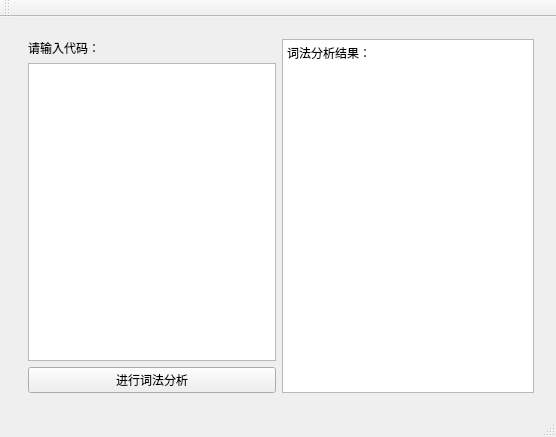
<?xml version="1.0" encoding="UTF-8"?>
<ui version="4.0">
 <class>MainWindow</class>
 <widget class="QMainWindow" name="MainWindow">
  <property name="geometry">
   <rect>
    <x>0</x>
    <y>0</y>
    <width>556</width>
    <height>437</height>
   </rect>
  </property>
  <property name="windowTitle">
   <string>MainWindow</string>
  </property>
  <widget class="QWidget" name="centralWidget">
   <layout class="QHBoxLayout" name="horizontalLayout_3">
    <item>
     <widget class="QWidget" name="widget" native="true">
      <layout class="QHBoxLayout" name="horizontalLayout_2">
       <item>
        <widget class="QWidget" name="widget_2" native="true"/>
       </item>
       <item>
        <layout class="QVBoxLayout" name="verticalLayout">
         <item>
          <widget class="QLabel" name="label">
           <property name="text">
            <string>请输入代码：</string>
           </property>
          </widget>
         </item>
         <item>
          <widget class="QPlainTextEdit" name="plainTextEdit"/>
         </item>
         <item>
          <widget class="QPushButton" name="pushButton_3">
           <property name="text">
            <string>进行词法分析</string>
           </property>
          </widget>
         </item>
        </layout>
       </item>
       <item>
        <widget class="QTextBrowser" name="textBrowser">
         <property name="minimumSize">
          <size>
           <width>252</width>
           <height>0</height>
          </size>
         </property>
         <property name="html">
          <string>&lt;!DOCTYPE HTML PUBLIC &quot;-//W3C//DTD HTML 4.0//EN&quot; &quot;http://www.w3.org/TR/REC-html40/strict.dtd&quot;&gt;
&lt;html&gt;&lt;head&gt;&lt;meta name=&quot;qrichtext&quot; content=&quot;1&quot; /&gt;&lt;style type=&quot;text/css&quot;&gt;
p, li { white-space: pre-wrap; }
&lt;/style&gt;&lt;/head&gt;&lt;body style=&quot; font-family:'SimSun'; font-size:9pt; font-weight:400; font-style:normal;&quot;&gt;
&lt;p style=&quot; margin-top:0px; margin-bottom:0px; margin-left:0px; margin-right:0px; -qt-block-indent:0; text-indent:0px;&quot;&gt;&lt;span style=&quot; font-family:'SimSun';&quot;&gt;词法分析结果：&lt;/span&gt;&lt;/p&gt;
&lt;p style=&quot;-qt-paragraph-type:empty; margin-top:0px; margin-bottom:0px; margin-left:0px; margin-right:0px; -qt-block-indent:0; text-indent:0px; font-family:'SimSun';&quot;&gt;&lt;br /&gt;&lt;/p&gt;&lt;/body&gt;&lt;/html&gt;</string>
         </property>
        </widget>
       </item>
      </layout>
     </widget>
    </item>
   </layout>
  </widget>
  <widget class="QMenuBar" name="menuBar">
   <property name="geometry">
    <rect>
     <x>0</x>
     <y>0</y>
     <width>556</width>
     <height>26</height>
    </rect>
   </property>
  </widget>
  <widget class="QToolBar" name="mainToolBar">
   <attribute name="toolBarArea">
    <enum>TopToolBarArea</enum>
   </attribute>
   <attribute name="toolBarBreak">
    <bool>false</bool>
   </attribute>
  </widget>
  <widget class="QStatusBar" name="statusBar"/>
 </widget>
 <layoutdefault spacing="6" margin="11"/>
 <resources/>
 <connections/>
</ui>
